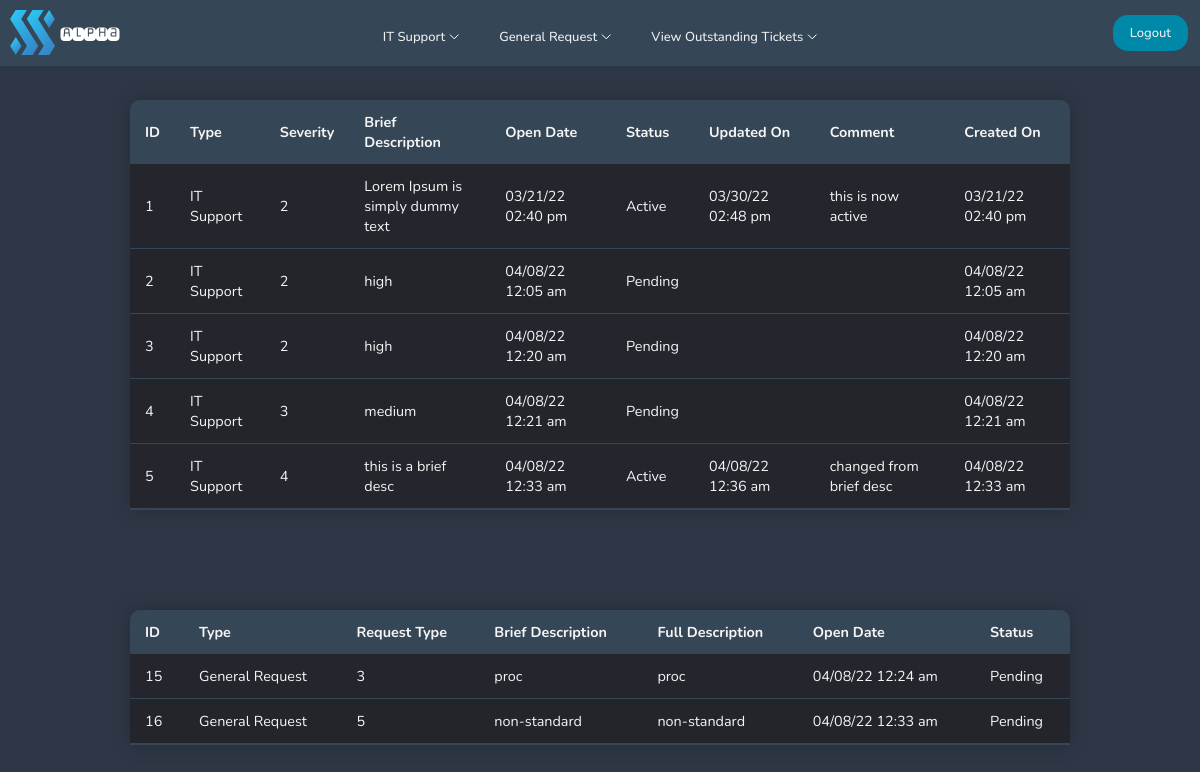
The page /pages/userviewticket.php (signed in) on the database as committed earlier.
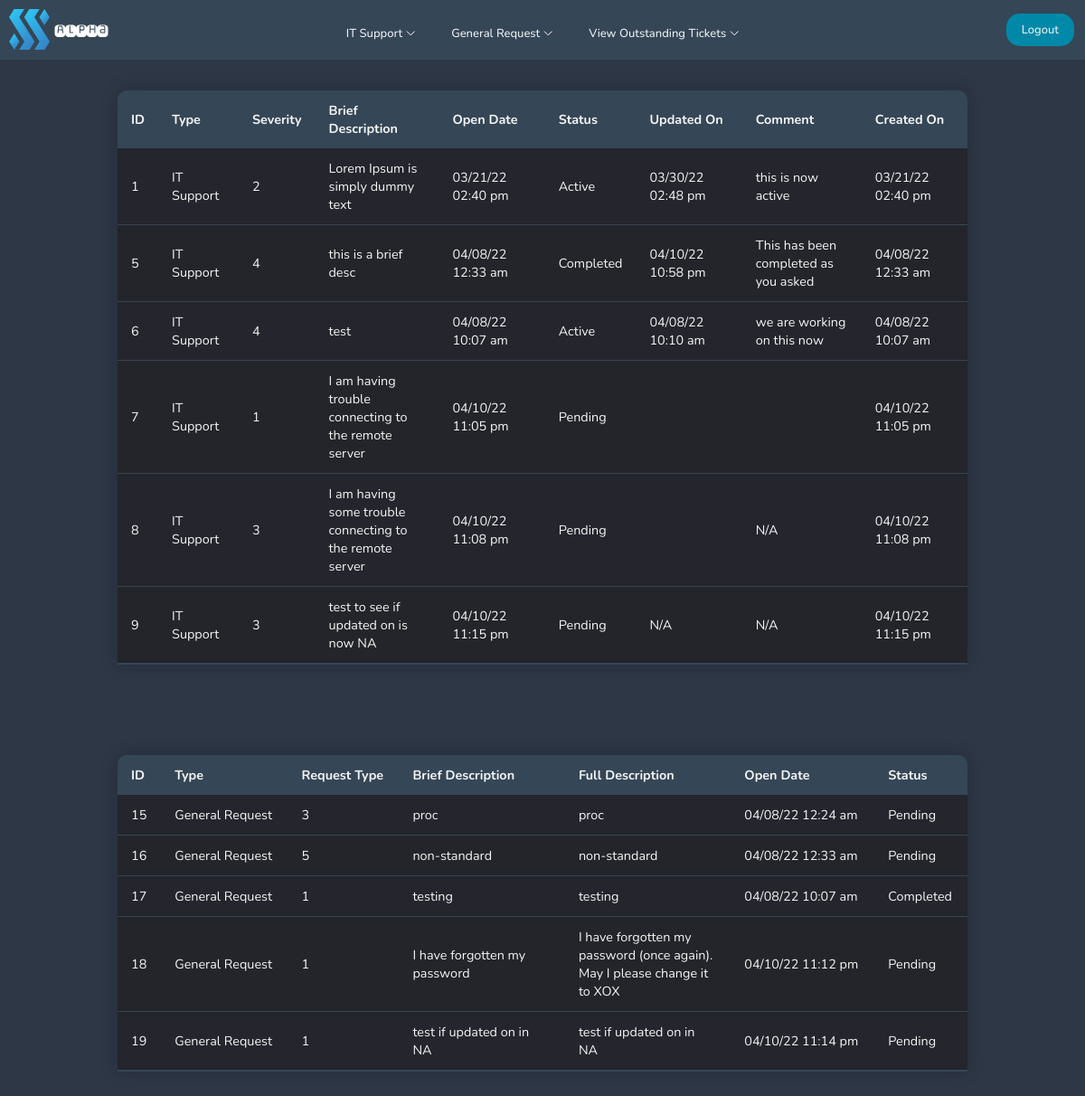
The same page on the database as committed later.
### tables this page shows
CREATE TABLE "itticket" (
	"id"	INTEGER,
	"user"	INTEGER,
	"type"	TEXT,
	"severity"	TEXT,
	"brief"	INTEGER,
	"full"	TEXT,
	"createdon"	TEXT,
	"status"	TEXT,
	"comment"	TEXT,
	"updatedon"	TEXT,
	PRIMARY KEY("id"),
	FOREIGN KEY("severity") REFERENCES "itsupportservices"("id")
);

CREATE TABLE "requestticket" (
	"id"	INTEGER,
	"user"	INTEGER,
	"type"	TEXT,
	"request"	TEXT,
	"brief"	TEXT,
	"full"	TEXT,
	"status"	TEXT,
	"createdon"	TEXT,
	"comment"	TEXT,
	"updatedon"	TEXT,
	PRIMARY KEY("id" AUTOINCREMENT)
);

### pages/userviewticket.php (the view, shortened to what this page needs)
<!DOCTYPE html>
<html lang="en">
<head>
    <?php include'../navigation/userdashnavbar.php';
    require ('../config/dbcon.php'); ?>
    <link rel="stylesheet" href="../navigation/userdashnavbar.css">
    <link rel="stylesheet" href="../css/usertickettable.css">
</head>
<body bgcolor="#2E3746">
<div class="full-screen-container">
    <?php
    $user = $_SESSION['id'];
    $query = "SELECT * FROM itticket where user = $user";
    $statement = $conn->prepare($query);
    $statement->execute();
    $statement->setFetchMode(PDO::FETCH_OBJ);
    $result = $statement->fetchAll();
    ?>
    <table class="ticket-table">
    <thead>
    <tr>
        <th>ID</th>
        <th>Type</th>
        <th>Severity</th>
        <th>Brief Description</th>
        <th> Open Date</th>
        <th>Status</th>
        <th>Updated On</th>
        <th>Comment</th>
        <th>Created On</th>
    </tr>
    </thead>
        <?php foreach($result as $data) { ?>
        <tr>
            <td><?= $data->id; ?> </td>
            <td><?= $data->type; ?> </td>
            <td><?= $data->severity; ?> </td>
            <td><?= $data->brief; ?> </td>
            <td><?= $data->createdon ?> </td>
            <td><?= $data->status; ?> </td>
            <td><?= $data->updatedon; ?> </td>
            <td><?= $data->comment; ?> </td>
            <td><?= $data->createdon; ?> </td>
        </tr>
        <?php
        }
        ?>
    </table>
    <?php
    $query = "SELECT * FROM requestticket where user = $user";
    $statement = $conn->prepare($query);
    $statement->execute();
    $statement->setFetchMode(PDO::FETCH_OBJ);
    $result = $statement->fetchAll();
    ?>
    <table class="ticket-table" >
        <thead>
        <tr>
            <th>ID</th>
            <th>Type</th>
            <th>Request Type</th>
            <th>Brief Description</th>
            <th>Full Description</th>
            <th>Open Date</th>
            <th>Status</th>
        </tr>
        </thead>
        <?php foreach($result as $data) { ?>
            <tr>
                <td><?= $data->id; ?> </td>
                <td><?= $data->type; ?> </td>
                <td><?= $data->request; ?> </td>
                <td><?= $data->brief; ?> </td>
                <td><?= $data->full; ?> </td>
                <td><?= $data->createdon; ?> </td>
                <td><?= $data->status; ?> </td>
            </tr>
            <?php
        }
        ?>
    </table>
</div>
</body>
</html>

Rows that differ between the two databases and show on the page:
removed itticket: id "2", type "IT Support", severity "2", brief "high", createdon "04/08/22 12:05 am", status "Pending"
removed itticket: id "3", type "IT Support", severity "2", brief "high", createdon "04/08/22 12:20 am", status "Pending"
removed itticket: id "4", type "IT Support", severity "3", brief "medium", createdon "04/08/22 12:21 am", status "Pending"
changed itticket "this is a brief desc": status "Active" → "Completed"; updatedon "04/08/22 12:36 am" → "04/10/22 10:58 pm"; comment "changed from brief desc" → "This has been completed as you asked"
added itticket: id "6", type "IT Support", severity "4", brief "test", createdon "04/08/22 10:07 am", status "Active", updatedon "04/08/22 10:10 am", comment "we are working on this now"
added itticket: id "7", type "IT Support", severity "1", brief "I am having trouble connecting to the remote server", createdon "04/10/22 11:05 pm", status "Pending"
added itticket: id "8", type "IT Support", severity "3", brief "I am having some trouble connecting to the remote server", createdon "04/10/22 11:08 pm", status "Pending", comment "N/A"
added itticket: id "9", type "IT Support", severity "3", brief "test to see if updated on is now NA", createdon "04/10/22 11:15 pm", status "Pending", updatedon "N/A", comment "N/A"
added requestticket: id "17", type "General Request", request "1", brief "testing", full "testing", createdon "04/08/22 10:07 am", status "Completed"
added requestticket: id "18", type "General Request", request "1", brief "I have forgotten my password", full "I have forgotten my password (once again). May I please change it to XOX", createdon "04/10/22 11:12 pm", status "Pending"
added requestticket: id "19", type "General Request", request "1", brief "test if updated on in NA", full "test if updated on in NA", createdon "04/10/22 11:14 pm", status "Pending"
